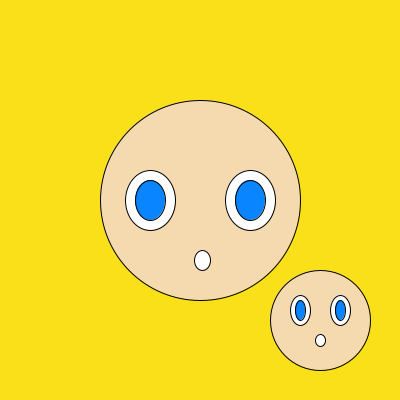
Frame 1 (no input)
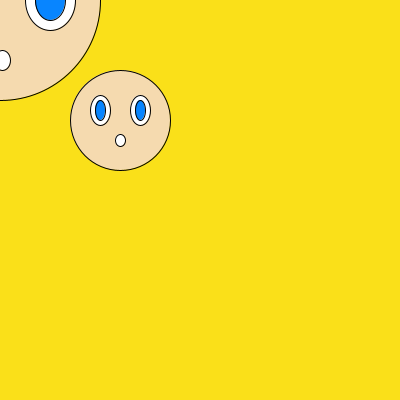
Frame 60 (the mouse pressed at the canvas centre just before this capture)
Frame 120 (the mouse held since frame 60 and released just before this capture): identical to frame 1, image omitted

The Processing sketch that drew these frames (run headless with seeded random() and noise(); from frame 60 on, the mouse is pressed at the canvas centre):

// Processing sketch: processing_54301
// ── processing_54301.pde


Kid a;
Kid a2;

void setup(){
  background(250, 224, 25);
  fill (255, 255, 0);
  size(400, 400);
  smooth();
  a = new Kid ();
  a2 = new Kid ();
}


void draw() {
background(250, 224, 25);
a2.displayFace2();
a.displayFace();
a.move();
a2.move();
}

class Kid {
  float x =width/2;
  float y = height/2;
 
 void move() {
  x = mouseX; 
  y = mouseY;  
 
  }
 
   void displayFace() {
  stroke(0);
  fill(245, 218, 175);
  ellipse(x,y,200,200);
  // characters eyes
  fill(255);
  ellipse(x-50,y,50,60);
  ellipse(x+50,y,50,60);

  //characters pupils
  fill(8, 133, 255);
  ellipse(x-50, y, 30, 40);
  ellipse(x+50, y, 30, 40);
 
 //characters smile
 fill(255);
  ellipse(x+2,y+60, 16, 20);
  
   

  
   }


   void displayFace2() {
  stroke(0);
  fill(245, 218, 175);
  ellipse(x+120,y+120,100,100);
  
   fill(255);
  ellipse(x+100,y+110,20, 30);
  ellipse(x+140,y+110,20, 30);

  //characters pupils
  fill(8, 133, 255);
  ellipse(x+100, y+110, 10, 20);
  ellipse(x+140, y+110, 10, 20);
 
 //characters smile
 fill(255);
  ellipse(x+120,y+140, 10, 12);
   }  

}
